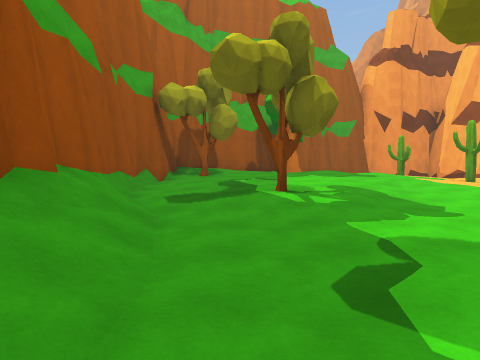
View 1 (above)

16 first-person views from a walk through a Unity game level. The camera is 1.5 m above the floor, tilts 2° down and sees 80° across. The floor is counted in squares, 2 m on a side. Each view is taken from the middle of a square. On the plan, view 1 faces up. The plan holds only what a view shows up to about 10 squares ahead; the rest is blank. The place goes on beyond the plan. The player character is not drawn.

View 2
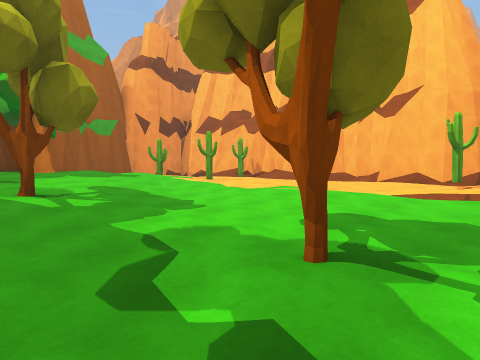

View 3
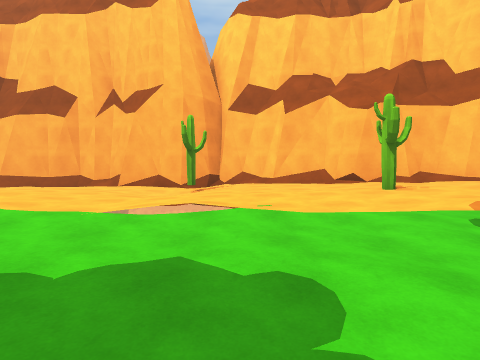

View 4
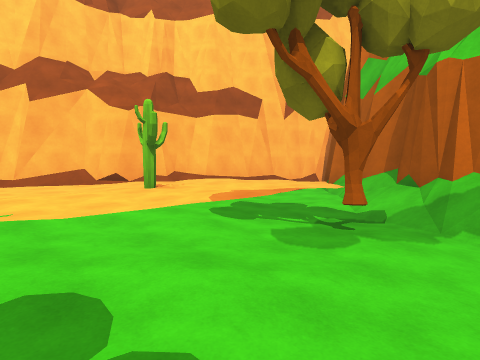

View 5
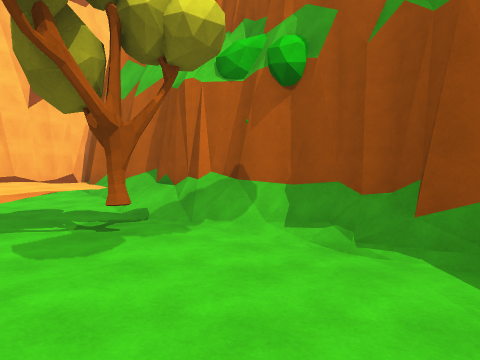

View 6
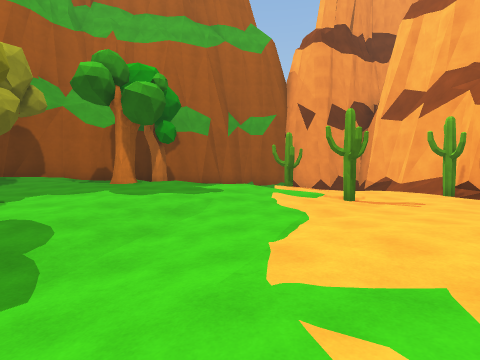

View 7
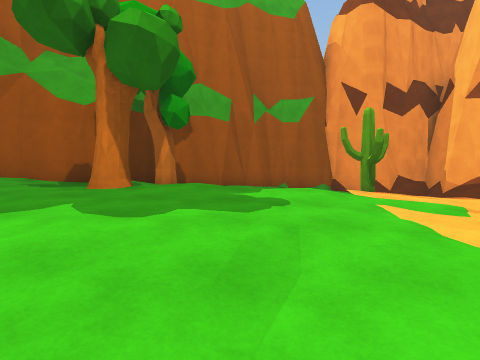

View 8
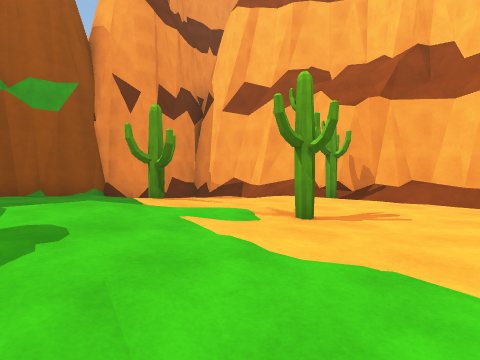

View 9
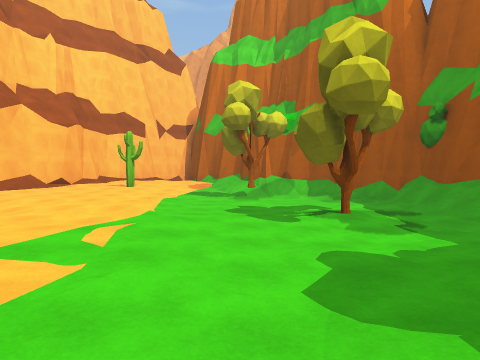

View 10
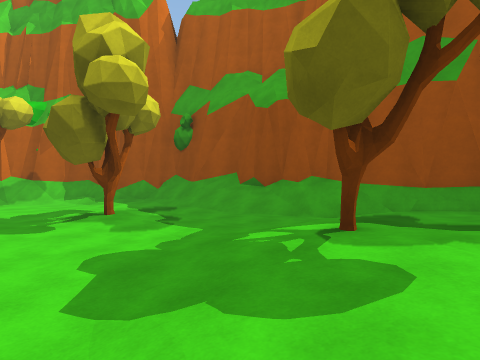

View 11
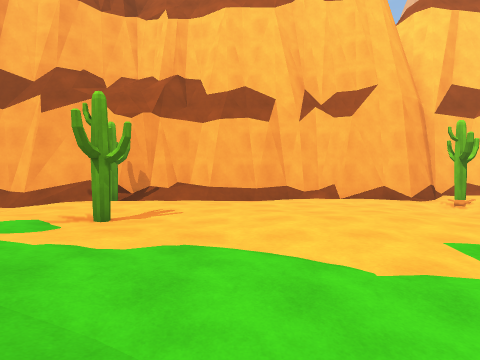

View 12
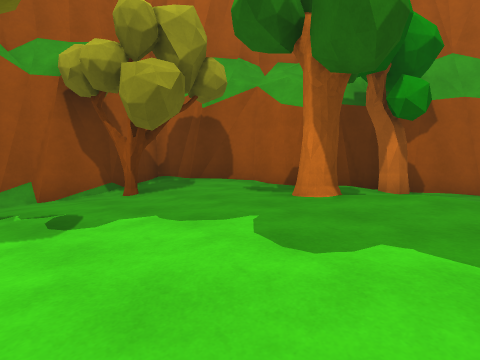

View 13
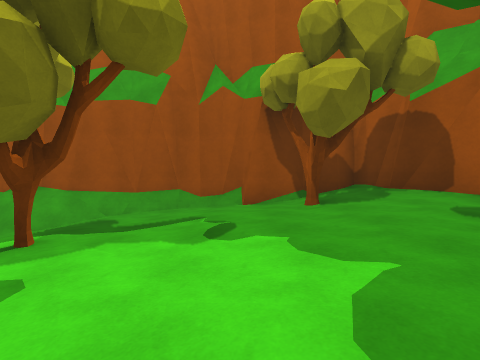

View 14
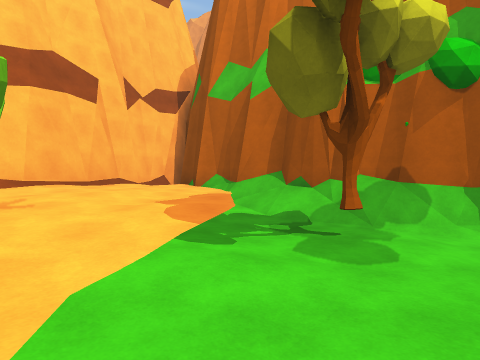

View 15
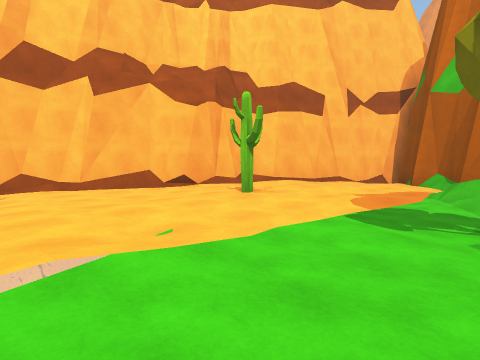

View 16
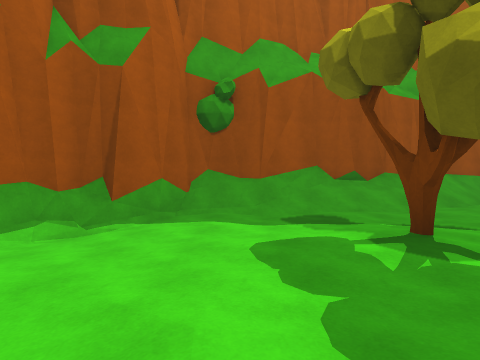

### Floor plan
Key: @ floor where view 1 was taken; # wall or solid block; . main floor; : floor 0.25 m higher than the main floor; - floor 0.25 m lower than the main floor; + floor 0.5 m higher than the main floor; _ floor 0.5 m lower than the main floor; * floor 0.75 m higher than the main floor; < floor 0.75 m lower than the main floor; ( floor 1 m lower than the main floor; / step, stairs or slope; ^ raised ledge; O other object.
Columns run from 3 left of view 1 to 12 right of it. Each row starts with its distance up from view 1.
 16        #######
 15      ###..- /##
 14     ##::..-  /#
 13    ##O:   -.-/#
 12  ###++     ..-#
 11 ##**+O*++:O...#
 10 #/*++++++::..O#
  9 #/O++++:::O...##
  8 #.:::::......./#
  7 #......-......-#
  6 #--.O.---.....-#
  5 #/----__-....--#
  4 ^/______-....--#
  3  #/<____-------#
  2  #/<<___----__-#
  1  #/<_O___..--O-#
  0  #/@<_<__-.....#
 -1  #/<<<<__/.....#
 -2  ##<<<<<_-....##
 -3   ##((<</..O..#
 -4    #/(<O/..:::#
 -5    ##//</.:::##
 -6     ###//.:::#
 -7       ###.::##
 -8         ##::#
 -9          #.##
-10          ###

Positions as (right, up) in squares from view 1, and headings:
1: (0, 0), facing up
2: (0, 0), facing up-right
3: (2, 0), facing right
4: (2, 0), facing down-right
5: (2, 0), facing down
6: (5, 3), facing up
7: (4, 6), facing up
8: (4, 7), facing up-right
9: (4, 7), facing down
10: (4, 7), facing down-left
11: (3, 7), facing right
12: (4, 7), facing up-left
13: (4, 8), facing left
14: (5, 0), facing down
15: (4, 1), facing down-right
16: (5, -1), facing left
